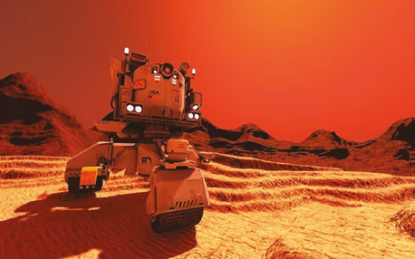
#> input picture images/marsrover.png, 415 x 259 px
$ jupyter execute part1_foundation.ipynb
#> lines starting #> are read from the running program, lines starting #| are printed output that depends on the picture
# Part 1 : Core Concepts of Image Processing

## Imports

[cell 1]
import numpy as np
import cv2
import matplotlib.pyplot as plt

## H letter example

[cell 2]
# Create the H letter as a NumPy array (8x8 grayscale image)
h_letter = np.array([
    [255, 0, 255, 255, 255, 255, 0, 255],
    [255, 0, 255, 255, 255, 255, 0, 255],
    [255, 0, 255, 255, 255, 255, 0, 255],
    [255, 0,  0,   0,   0,   0,  0, 255],
    [255, 0,  0,   0,   0,   0,  0, 255],
    [255, 0, 255, 255, 255, 255, 0, 255],
    [255, 0, 255, 255, 255, 255, 0, 255],
    [255, 0, 255, 255, 255, 255, 0, 255]
], dtype=np.uint8)

# Display information about the array
print("Array shape:", h_letter.shape)
print("Data type:", h_letter.dtype)
print("\nArray content:")
print(h_letter)

# [7 lines of commented-out code are left out]
plt.figure(figsize=(6, 6))
plt.imshow(h_letter, cmap='gray', vmin=0, vmax=255)
plt.title('H Letter')
plt.axis('off')  # Hide axis
plt.show()
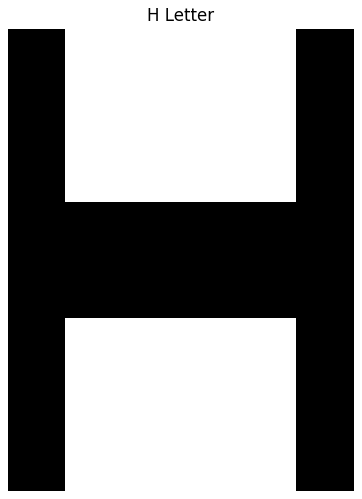
#> figure drawn by matplotlib, 1 panel

## Your First OpenCV Program

[cell 3]
# image path
image_path = "images/marsrover.png"

# Read the image from disk
image = cv2.imread(image_path)
#> image is the input picture: shape (259, 415, 3); mean B, G, R 41.5, 78.5, 183.9

# Explore image properties
print("Dimension of the image:", image.ndim)
#| Dimension of the image: 3
print("Image height:", image.shape[0])
#| Image height: 259
print("Image width:", image.shape[1])
#| Image width: 415
print("Image channels:", image.shape[2])
#| Image channels: 3
print("Size of the image array:", image.size)
#| Size of the image array: 322455

# Display the image with OpenCV (works in standard Python scripts)
# # Display the image
# cv2.imshow("Mars Rover", image)
# # Wait for keypress (0 means wait indefinitely)
# cv2.waitKey(0)
# # Close all windows
# cv2.destroyAllWindows()

# Display using Matplotlib (works in Jupyter Notebook)
plt.figure(figsize=(10, 8))
plt.imshow(cv2.cvtColor(image, cv2.COLOR_BGR2RGB))
plt.title("Mars Rover")
plt.axis('off')  # Hide axis
plt.show()

## Access and Manipulate Image Pixels

[cell 4]
# image path
image_path = "images/marsrover.png"
# Read or load image from its path
image = cv2.imread(image_path)

# Access pixel at (0,0) location -> image[y, x]
(b, g, r) = image[0, 0]
#> b = 37; g = 54; r = 137
print("Blue, Green and Red values at (0,0): ", format((b, g, r)))
#| Blue, Green and Red values at (0,0):  (37, 54, 137)

# Manipulate pixels and show modified image
image[0:100, 0:200] = (255, 255, 0)

# # Display the image with OpenCV (works in standard Python scripts)
# cv2.imshow("Modified Image", image)
# cv2.waitKey(0)
# cv2.destroyAllWindows()

# Display using Matplotlib (works in Jupyter Notebook)
plt.figure(figsize=(10, 8))
plt.imshow(cv2.cvtColor(image, cv2.COLOR_BGR2RGB))
plt.title("Modified Mars Rover")
plt.axis('off')  # Hide axis
plt.show()

## Drawing Shapes

### Drawing Lines

[cell 5]
# image path
image_path = "images/marsrover.png"
# Read or load image from its path
image = cv2.imread(image_path)

# set start and end coordinates
start = (0, 0)
end = (image.shape[1], image.shape[0]) # (width, height) or (x, y)
#> end = (415, 259)
# set the color in BGR
color = (255,0,0)
# set thickness in pixel
thickness = 4
cv2.line(image, start, end, color, thickness)

# display the modified image using OpenCV (works in standard Python scripts)
# cv2.imshow("Modified Image", image)
# cv2.waitKey(0)
# cv2.destroyAllWindows()

# Display using Matplotlib (works in Jupyter Notebook)
plt.figure(figsize=(10, 8))
plt.imshow(cv2.cvtColor(image, cv2.COLOR_BGR2RGB))
plt.title("Modified Mars Rover")
plt.axis('off')  # Hide axis
plt.show()

### Drawing Rectangles

[cell 6]
# image path
image_path = "images/marsrover.png"
# Read or load image from its path
image = cv2.imread(image_path)
# set the start and end coordinates
# of the top-left and bottom-right corners of the rectangle
start = (63,48) # (x,y)
end = (208,232) # (x,y)
# Set the color and thickness of the outline
color = (0,255,0) # Green in BGR
thickness = 5
# Draw the rectangle
cv2.rectangle(image, start, end, color, thickness)
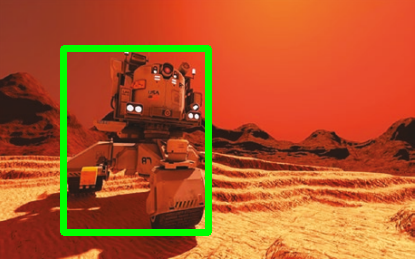
#> image: shape (259, 415, 3); mean B, G, R 40, 86.6, 176.7

# Save the modified image with the rectangle drawn to it.
cv2.imwrite("rectangle.jpg", image)
# display the modified image using OpenCV (works in standard Python scripts)
# cv2.imshow("Rectangle", image)
# cv2.waitKey(0)
# cv2.destroyAllWindows()

# Display using Matplotlib (works in Jupyter Notebook)
plt.figure(figsize=(10, 8))
plt.imshow(cv2.cvtColor(image, cv2.COLOR_BGR2RGB))
plt.title("Modified Mars Rover")
plt.axis('off')  # Hide axis
plt.show()

[cell 7]
# create a new canvas
canvas = np.zeros((200, 200, 3), dtype = "uint8")
start = (10,10) # Top-left corner in form (x,y)
end = (100,100) # Bottom-right corner in form (x,y)
color = (0,0,255) # Red in BGR
thickness = -1 # Negative thickness means fill the rectangle
# Draw the rectangle
cv2.rectangle(canvas, start, end, color, thickness)
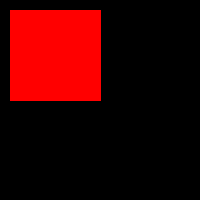
#> canvas: shape (200, 200, 3); mean of channels 0, 1, 2 0, 0, 52.8; drawn as B, G, R

# Display the rectangle using OpenCV (works in standard Python scripts)
# cv2.imshow("Rectangle", canvas)
# cv2.waitKey(0)
# cv2.destroyAllWindows()

# Display using Matplotlib (works in Jupyter Notebook)
plt.figure(figsize=(6, 6))
plt.imshow(cv2.cvtColor(canvas, cv2.COLOR_BGR2RGB))
plt.title("Rectangle")
plt.axis('off')  # Hide axis
plt.show()

### Drawing Circles

[cell 8]
# create a new canvas
canvas = np.zeros((200, 200, 3), dtype = "uint8")
center = (100,100) # Center of the circle in form (x,y)
radius = 50
color = (0,0,255) # Red in BGR
thickness = 5
cv2.circle(canvas, center, radius, color, thickness)
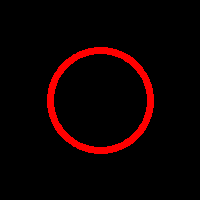
#> canvas: shape (200, 200, 3); mean of channels 0, 1, 2 0, 0, 14; drawn as B, G, R

# Display the circle using OpenCV (works in standard Python scripts)
# cv2.imshow("My Circle", canvas)
# cv2.waitKey(0)
# cv2.destroyAllWindows()

# Display using Matplotlib (works in Jupyter Notebook)
plt.figure(figsize=(6, 6))
plt.imshow(cv2.cvtColor(canvas, cv2.COLOR_BGR2RGB))
plt.title("My Circle")
plt.axis('off')  # Hide axis
plt.show()

$ run again, with images/cat1.png copied over images/marsrover.png
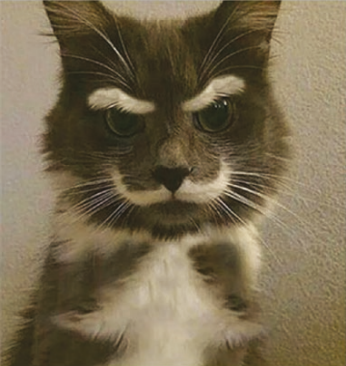
#> input picture images/cat1.png, 346 x 366 px
#> image is the input picture: shape (366, 346, 3); mean B, G, R 79.9, 106.7, 120
#| Dimension of the image: 3
#| Image height: 366
#| Image width: 346
#| Image channels: 3
#| Size of the image array: 379908
#> b = 160; g = 174; r = 183
#| Blue, Green and Red values at (0,0):  (160, 174, 183)
#> `cv2.rectangle(image, start, end, color, thickness)`:
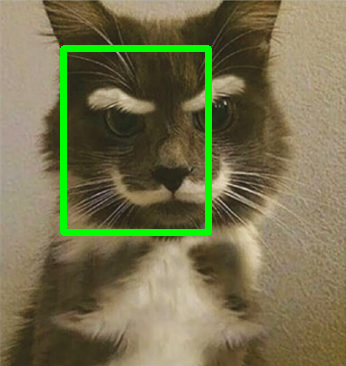
#> image: shape (366, 346, 3); mean B, G, R 78, 113.1, 116.7

$ run again, with images/cat2.png copied over images/marsrover.png
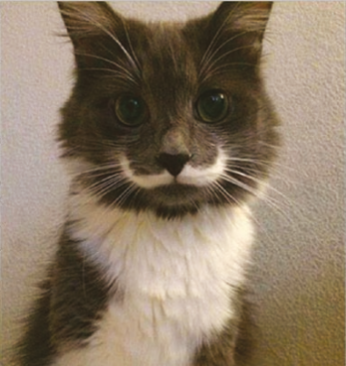
#> input picture images/cat2.png, 346 x 366 px
#> image is the input picture: shape (366, 346, 3); mean B, G, R 101.3, 121.8, 138.6
#| Dimension of the image: 3
#| Image height: 366
#| Image width: 346
#| Image channels: 3
#| Size of the image array: 379908
#> b = 189; g = 197; r = 202
#| Blue, Green and Red values at (0,0):  (189, 197, 202)
#> `cv2.rectangle(image, start, end, color, thickness)`:
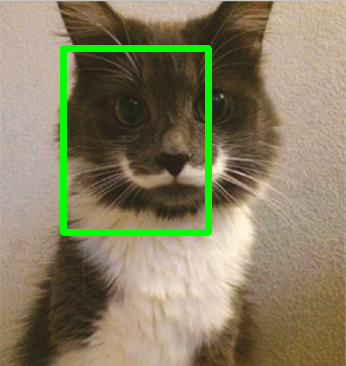
#> image: shape (366, 346, 3); mean B, G, R 98.1, 127.2, 134.1
